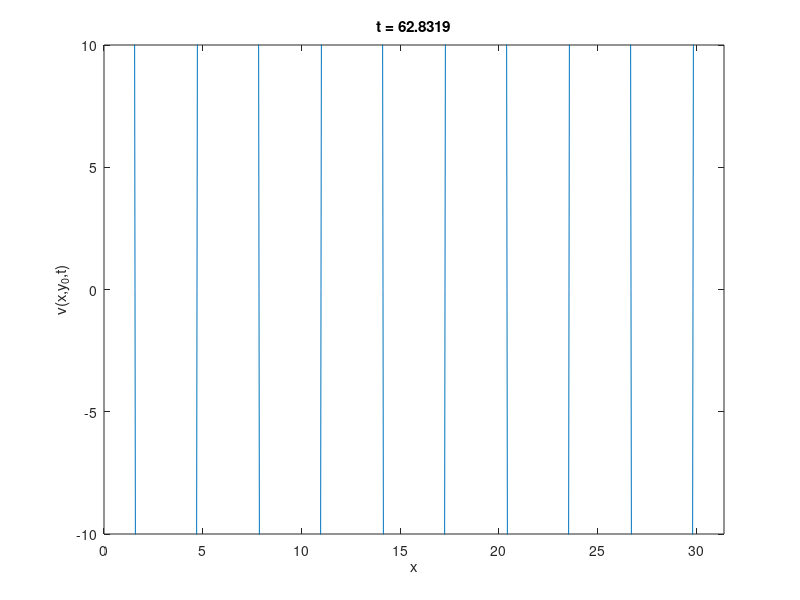

Write the MATLAB code that produced this figure.
clear all; close all;

%% plot parameters
% set(0,'DefaultLineLinewidth',2);
% set(0,'DefaultAxesFontSize',12);

%% wave parameters

alpha = 1.-0.*1i;  % wavenumber
omega = 0.5+0.1*1i; % frequency

% 1i is the imaginary unit

A = 1; % wave amplitude at t=0

%% spatial grid
lambda = 2*pi/real(alpha);
dx = lambda/64;

x = 0:dx:5*lambda;
nx = length(x);

%% loop in time
T = 2*pi/real(omega); % "period" of oscillation
dt = T/64;

t = 0:dt:5*T;
nt = length(t);

figure;

for i=1:nt
    wave = real(A*exp(1i*(alpha*x-omega*t(i))));
    plot(x,wave);
    xlim([0 max(x)]);ylim([-10*A 10*A]);
    title(['t = ' num2str(t(i))]);
    xlabel('x');ylabel('v(x,y_0,t)');
    pause(0.05);drawnow;   
end
